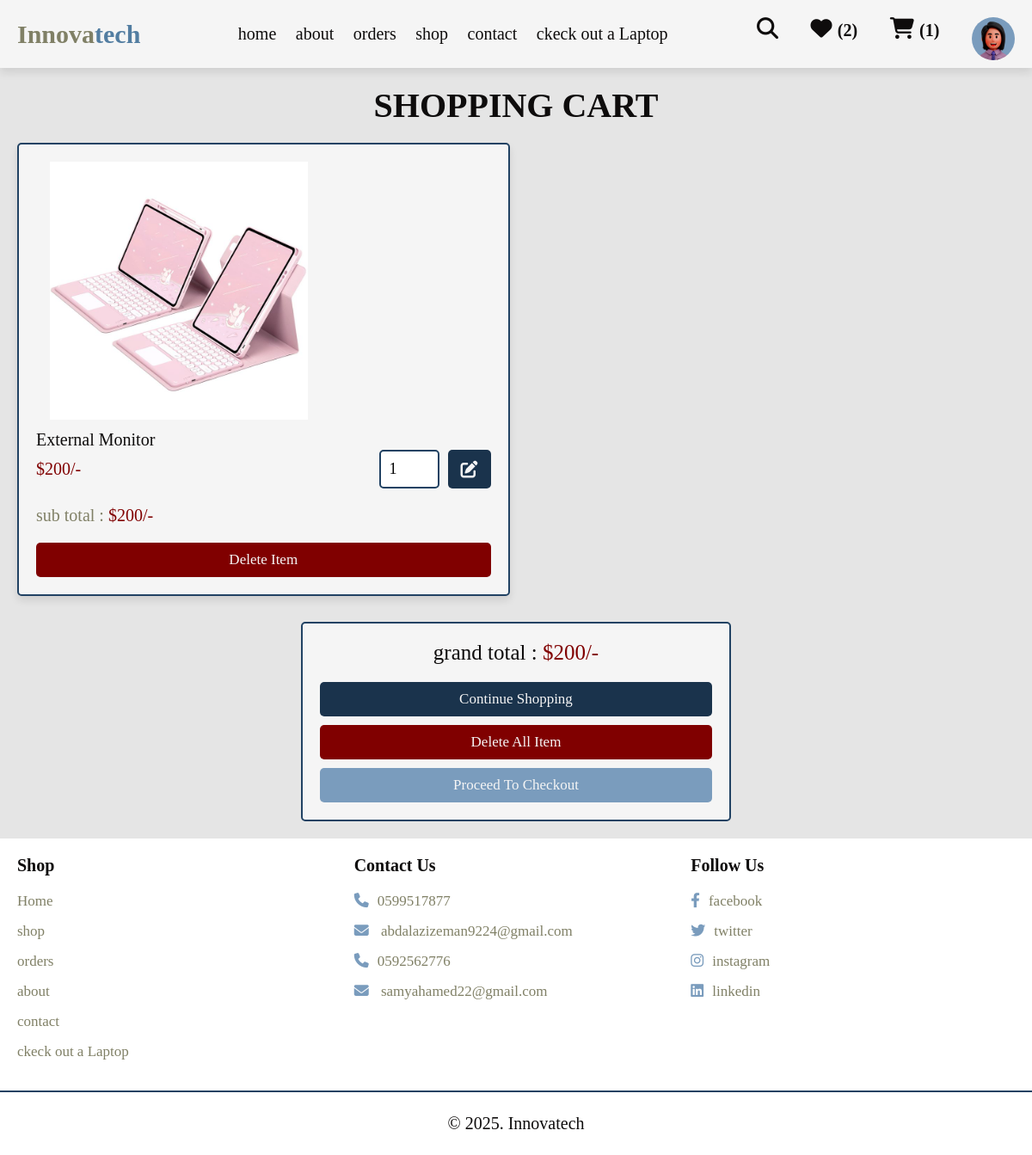
The app's page /cart.php (signed in) with its own data.
### tables this page shows
CREATE TABLE `cart` (
  `id` int(100) NOT NULL,
  `user_id` int(100) NOT NULL,
  `pid` int(100) NOT NULL,
  `name` varchar(100) NOT NULL,
  `price` int(10) NOT NULL,
  `quantity` int(10) NOT NULL,
  `image` varchar(100) NOT NULL
);

### cart.php (the view, shortened to what this page needs)
<?php
include 'components/connect.php';
if(isset($_SESSION['user_id'])){
   $user_id = $_SESSION['user_id'];
}else{
   $user_id = '';
   header('location:user_login.php');
};
?>
<!DOCTYPE html>
<html lang="en">
<head>
   <link rel="stylesheet" href="https://cdnjs.cloudflare.com/ajax/libs/font-awesome/6.1.1/css/all.min.css">
   <link rel="stylesheet" href="css/style.css">
</head>
<body>
<?php include 'components/user_header.php'; ?>
<section class="products shopping-cart">
   <h3 class="heading">shopping cart</h3>
   <div class="box-container">
   <?php
      $grand_total = 0;
      $select_cart = $conn->prepare("SELECT * FROM `cart` WHERE user_id = ?");
      $select_cart->execute([$user_id]);
      if($select_cart->rowCount() > 0){
         while($fetch_cart = $select_cart->fetch(PDO::FETCH_ASSOC)){
   ?>
   <form action="" method="post" class="box">
              <img src="<?= $fetch_cart['image']; ?>"  style="width: 332.96px;height: 300px;" alt="">
       <div class="name"><?= $fetch_cart['name']; ?></div>
      <div class="flex">
         <div class="price">$<?= $fetch_cart['price']; ?>/-</div>
         <input type="number" name="qty" class="qty" min="1" max="99" onkeypress="if(this.value.length == 2) return false;" value="<?= $fetch_cart['quantity']; ?>">
         <button type="submit" class="fas fa-edit" name="update_qty"></button>
      </div>
      <div class="sub-total"> sub total : <span>$<?= $sub_total = ($fetch_cart['price'] * $fetch_cart['quantity']); ?>/-</span> </div>
      <input type="submit" value="delete item" onclick="return confirm('delete this from cart?');" class="delete-btn" name="delete">
   </form>
   <?php
   $grand_total += $sub_total;
      }
   }else{
      echo '<p class="empty">your cart is empty</p>';
   }
   ?>
   </div>
   <div class="cart-total">
      <p>grand total : <span>$<?= $grand_total; ?>/-</span></p>
      <a href="shop.php" class="option-btn">continue shopping</a>
      <a href="cart.php?delete_all" class="delete-btn <?= ($grand_total > 1)?'':'disabled'; ?>" onclick="return confirm('delete all from cart?');">delete all item</a>
      <a href="checkout.php" class="btn <?= ($grand_total > 1)?'':'disabled'; ?>">proceed to checkout</a>
   </div>
</section>
<?php include 'components/footer.php'; ?>
</body>
</html>

### css/style.css (style rules this page uses)
:root { --primary-color: #404040; --yellow : #214263; --light-yellow : #007acc; --black2 : #0b0b11; --light-color2 : #999999; --border2: .1rem solid rgba(0,0,0,.1); --box-shadow2: 0 .5rem 1rem rgba(0,0,0,.1); --main-color: #7a9cbd; --orange: #1a334c; --red: #800000; --black: #0e0c0c; --white: #f5f5f5; --light-color: #808066; --light-bg: #e5e5e5; --border: .2rem solid var(--yellow); --box-shadow: 0 .5rem 1rem rgba(0,0,0,.1); --c1: #808066; --c2: #576d7b; --c3: #414b54; --c4: #527da1; --c5: #7f8386; --c6: #c5c9cc; }
* { font-family: SansSerif; margin:0; padding:0; box-sizing: border-box; outline: none; border:none; text-decoration: none; }
html { font-size: 62.5%; overflow-x: hidden; }
body { background-color: var(--light-bg); }
section { padding:2rem; max-width: 1200px; margin:0 auto; }
.heading { font-size: 4rem; color:var(--black); margin-bottom: 2rem; text-align: center; text-transform: uppercase; }
.btn, .delete-btn, .option-btn { display: block; width: 100%; margin-top: 1rem; border-radius: .5rem; padding:1rem 3rem; font-size: 1.7rem; text-transform: capitalize; color:var(--white); cursor: pointer; text-align: center; }
.btn { background-color: var(--main-color); }
.option-btn { background-color: var(--orange); }
.delete-btn { background-color: var(--red); }
.products .box-container { display: grid; grid-template-columns: minmax(27rem, 1fr) minmax(27rem, 1fr) ; gap:1.5rem; justify-content: center; align-items: flex-start; }
.products .box-container .box { position: relative; background-color: var(--white); box-shadow: var(--box-shadow); border-radius: .5rem; border:var(--border); padding:2rem; overflow: hidden; }
.products .box-container .box img { height: 20rem; width: 100%; object-fit: contain; margin-bottom: 1rem; }
.products .box-container .box .name { font-size: 2rem; color:var(--black); }
.products .box-container .box .flex { display: flex; align-items: center; gap:1rem; }
.products .box-container .box .flex .qty { width: 7rem; padding:1rem; border:var(--border); font-size: 1.8rem; color:var(--hovercolor); border-radius: .5rem; }
.products .box-container .box .flex .price { font-size: 2rem; color:var(--red); margin-right: auto; }
.shopping-cart .fa-edit { height: 4.5rem; border-radius: .5rem; background-color: var(--orange); width: 5rem; font-size: 2rem; color:var(--white); cursor: pointer; }
.shopping-cart .sub-total { margin:2rem 0; font-size: 2rem; color:var(--light-color); }
.shopping-cart .sub-total span { color:var(--red); }
.cart-total { max-width: 50rem; margin:0 auto; margin-top: 3rem; background-color: var(--white); border:var(--border); border-radius: .5rem;; padding:2rem; text-align: center; }
.cart-total p { font-size: 2.5rem; color:var(--black); margin-bottom: 2rem; }
.cart-total p span { color:var(--red); }

### records on screen
cart: image (picture), name "External Monitor", price "200", qty "1"

### other values on screen
$total_wishlist_counts "2"
$total_cart_counts "1"
$grand_total "200"
